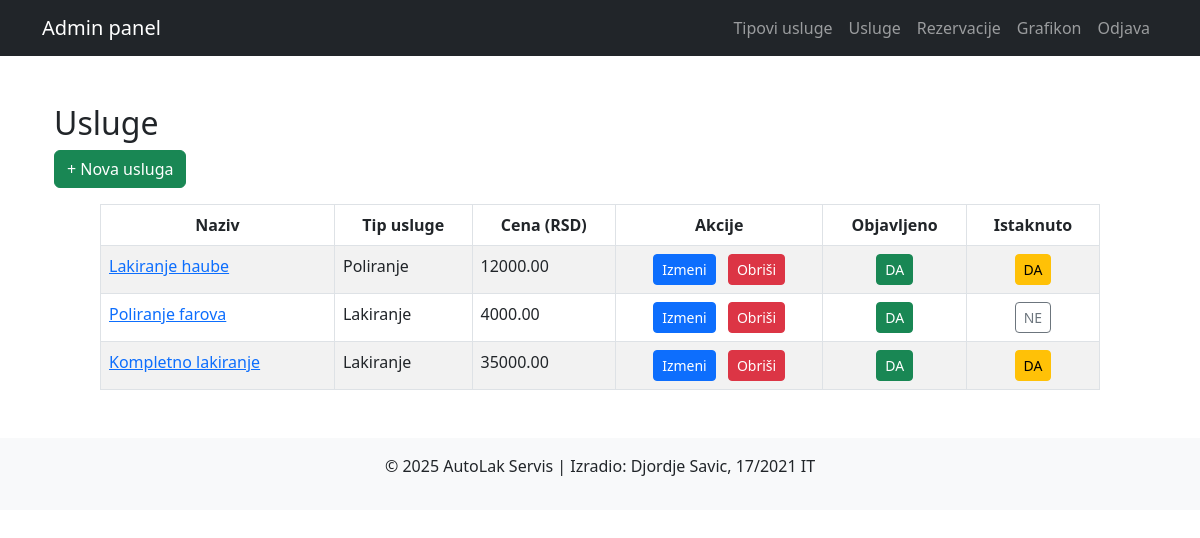
The page /admin/usluge/list.php (signed in) on the database its author committed.
### tables this page shows
CREATE TABLE usluga (
    id INT AUTO_INCREMENT PRIMARY KEY,
    tip_usluge_id INT,
    naziv VARCHAR(100) NOT NULL,
    opis TEXT,
    cena DECIMAL(10,2) NOT NULL,
    slika VARCHAR(255),
    objavljeno BOOLEAN DEFAULT TRUE,
    istaknuto BOOLEAN DEFAULT FALSE,
    FOREIGN KEY (tip_usluge_id) REFERENCES tip_usluge(id)
        ON DELETE SET NULL
);

CREATE TABLE tip_usluge (
    id INT AUTO_INCREMENT PRIMARY KEY,
    naziv VARCHAR(100) NOT NULL,
    opis TEXT
);

### admin/usluge/list.php (the view, shortened to what this page needs)
<?php
require_once "../../db.php";
include "../../admin-modules/header.php";
$query = "
    SELECT u.id, u.naziv, u.cena, u.objavljeno, u.istaknuto, tu.naziv AS tip_naziv
    FROM usluga u
    LEFT JOIN tip_usluge tu ON u.tip_usluge_id = tu.id
";
$stmt = $pdo->query($query);
$usluge = $stmt->fetchAll();
?>
<div class="container mt-5">
    <h2>Usluge</h2>
    <a href="create.php" class="btn btn-success mb-3">+ Nova usluga</a>
    <div class="mx-auto" style="max-width: 1000px;">
        <table class="table table-bordered table-striped">
            <thead>
                <tr class="text-center">
                    <th>Naziv</th>
                    <th>Tip usluge</th>
                    <th>Cena (RSD)</th>
                    <th>Akcije</th>
                    <th>Objavljeno</th>
                    <th>Istaknuto</th>
                </tr>
            </thead>
            <tbody>
                <?php foreach ($usluge as $usluga): ?>
                    <tr>
                        <td>
                            <a href="detail.php?id=<?= $usluga['id'] ?>">
                                <?= $usluga['naziv'] ?>
                            </a>
                        </td>
                        <td><?= $usluga['tip_naziv'] ?></td>
                        <td><?= $usluga['cena'] ?></td>
                        <td class="text-center">
                            <a href="update.php?id=<?= $usluga['id'] ?>" class="btn btn-sm btn-primary me-2">Izmeni</a>
                            <a href="delete.php?id=<?= $usluga['id'] ?>" class="btn btn-sm btn-danger"
                                onclick="return confirm('Da li ste sigurni da želite da obrišete ovu uslugu?')">Obriši</a>
                        </td>
                        <td class="text-center">
                            <a href="toggle.php?polje=objavljeno&id=<?= $usluga['id'] ?>"
                            class="btn btn-sm <?= $usluga['objavljeno'] ? 'btn-success' : 'btn-outline-secondary' ?>">
                                <?= $usluga['objavljeno'] ? 'DA' : 'NE' ?>
                            </a>
                        </td>
                        <td class="text-center">
                            <a href="toggle.php?polje=istaknuto&id=<?= $usluga['id'] ?>"
                            class="btn btn-sm <?= $usluga['istaknuto'] ? 'btn-warning' : 'btn-outline-secondary' ?>">
                                <?= $usluga['istaknuto'] ? 'DA' : 'NE' ?>
                            </a>
                        </td>
                    </tr>
                <?php endforeach; ?>
            </tbody>
        </table>
    </div>
</div>
<?php include "../../admin-modules/footer.php"; ?>

### rows shown on the page
usluga: naziv "Lakiranje haube", tip_usluge.naziv "Poliranje", cena "12000.00", objavljeno "DA", istaknuto "DA"
usluga: naziv "Poliranje farova", tip_usluge.naziv "Lakiranje", cena "4000.00", objavljeno "DA", istaknuto "NE"
usluga: naziv "Kompletno lakiranje", tip_usluge.naziv "Lakiranje", cena "35000.00", objavljeno "DA", istaknuto "DA"
